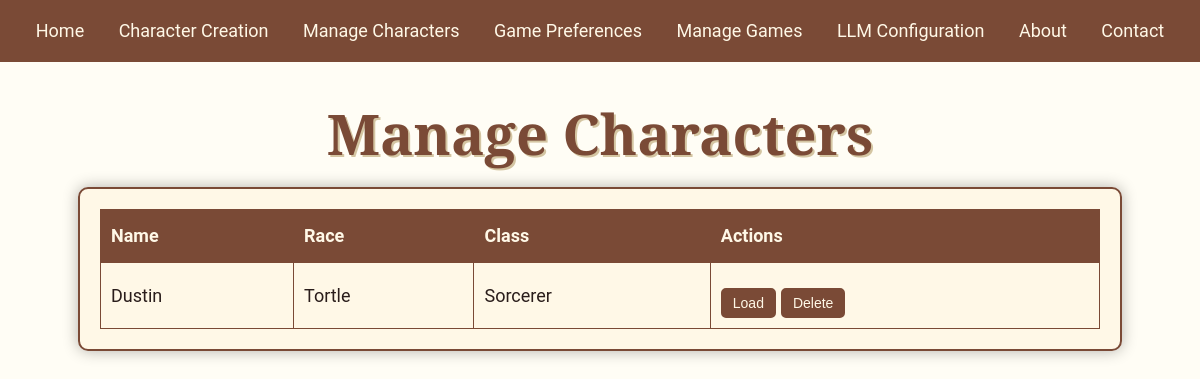
/manage_characters, run on an earlier commit of the app's database.
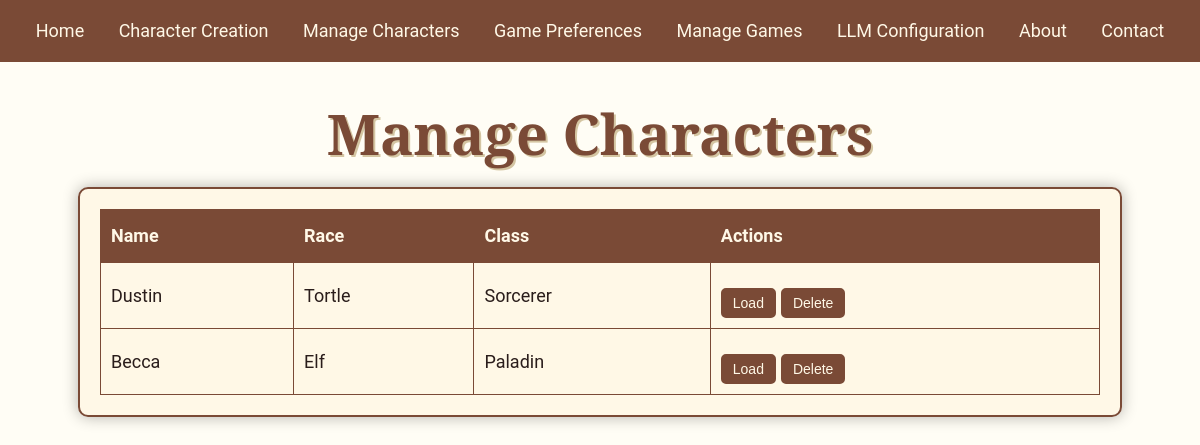
And on a later commit of the database.
### models/character_models.py (models this page shows, shortened)
class Character(Base):
    __tablename__ = "characters"
    id = Column(Integer, primary_key=True)
    name = Column(String, nullable=False)
    race_id = Column(Integer, ForeignKey("races.id"), nullable=True)
    background_id = Column(Integer, ForeignKey("backgrounds.id"), nullable=True)
    class_id = Column(Integer, ForeignKey("classes.id"), nullable=False)
    alignment = Column(SQLEnum(AlignmentEnum), nullable=True)
    level = Column(Integer, default=1)
    experience_points = Column(Integer, default=0)
    strength = Column(Integer, nullable=False)
    dexterity = Column(Integer, nullable=False)
    constitution = Column(Integer, nullable=False)
    intelligence = Column(Integer, nullable=False)
    wisdom = Column(Integer, nullable=False)
    charisma = Column(Integer, nullable=False)
    proficiency_bonus = Column(Integer, default=2)  # Increases with level
    max_hit_points = Column(Integer, nullable=False, default=10)
    current_hit_points = Column(Integer, nullable=False, default=10)
    temporary_hit_points = Column(Integer, default=0)
    armor_class = Column(Integer, nullable=False, default=10)
    initiative = Column(Integer, default=0)  # Typically Dex modifier
    speed = Column(Integer, nullable=False, default=30)  # Base walking speed
    death_saves_successes = Column(Integer, default=0)
    death_saves_failures = Column(Integer, default=0)
    race = relationship("Race", backref="characters")
    background = relationship("Background", backref="characters")
    character_class = relationship("Class", backref="characters")
    inventory = relationship(
        "Item",
        secondary=character_inventory,
        backref="owners",
    )
    feats = relationship(
        "Feat",
        secondary=character_feats,
        backref="characters",
    )
    features = relationship(
        "Feature",
        secondary=character_features,
        backref="characters",
    )
    spells = relationship("Spell", backref="character")
    languages = relationship(
        "Language",
        secondary=character_languages,
        backref="characters",
    )
    conditions = relationship("CharacterCondition", backref="character")
    proficiencies = relationship("Proficiency", backref="character")
    strength_save = Column(Boolean, default=False)
    dexterity_save = Column(Boolean, default=False)
    constitution_save = Column(Boolean, default=False)
    intelligence_save = Column(Boolean, default=False)
    wisdom_save = Column(Boolean, default=False)
    charisma_save = Column(Boolean, default=False)

class Race(Base):
    __tablename__ = "races"
    id = Column(Integer, primary_key=True)
    name = Column(String, nullable=False, unique=True, index=True)
    ability_increases = Column(JSON)  # e.g., { 'dexterity': 2, 'intelligence': 1 }
    size = Column(String)  # Medium, Small, etc.
    speed = Column(Integer)
    darkvision = Column(Boolean, default=False)
    traits = Column(JSON)  # Racial traits
    subraces = relationship("Subrace", backref="race")
    features = relationship("Feature", backref="race")

class Class(Base):
    __tablename__ = "classes"
    id = Column(Integer, primary_key=True)
    name = Column(String, nullable=False, unique=True, index=True)
    hit_die = Column(Integer)  # e.g., 6, 8, etc.
    primary_ability = Column(String)  # e.g., 'Charisma', 'Intelligence', etc.
    saving_throw_proficiencies = Column(JSON)  # e.g., { 'strength': True, 'dexterity': False }
    proficiencies = Column(JSON)  # Weapons, armor, tools
    subclass_available = Column(Boolean, default=True)
    features = relationship("Feature", backref="class_")
    subclasses = relationship("Subclass", backref="class_")

### app.py (the view)
@app.get("/manage_characters", response_class=HTMLResponse)
async def manage_characters(request: Request, db: Session = Depends(get_db)):
    characters = db.query(Character).all()
    return templates.TemplateResponse("manage_characters.html", {"request": request, "characters": characters})

### templates/manage_characters.html (shortened to what this page needs)
<!DOCTYPE html>
<html lang="en">
<head>
    <link href="{{ url_for('static', path='styles.css') }}" rel="stylesheet">
</head>
<body>
    {% include 'navbar.html' %}
    <h1>Manage Characters</h1>
    <div class="manage-characters-container">
        <table class="character-table">
            <thead>
                <tr>
                    <th>Name</th>
                    <th>Race</th>
                    <th>Class</th>
                    <th>Actions</th>
                </tr>
            </thead>
            <tbody>
                {% for character in characters %}
                <tr>
                    <td>{{ character.name }}</td>
                    <td>{{ character.race.name }}</td>
                    <td>{{ character.character_class.name }}</td>
                    <td>
                        <div class="button-container">
                            <button onclick="loadCharacter({{ character.id }})">Load</button>
                            <button onclick="openModal({{ character.id }})">Delete</button>
                        </div>
                    </td>
                </tr>
                {% endfor %}
            </tbody>
        </table>
    </div>
</body>
</html>

What changed in the data, as far as the page shows it:
added Character: name "Becca", race.name "Elf", character_class.name "Paladin"
